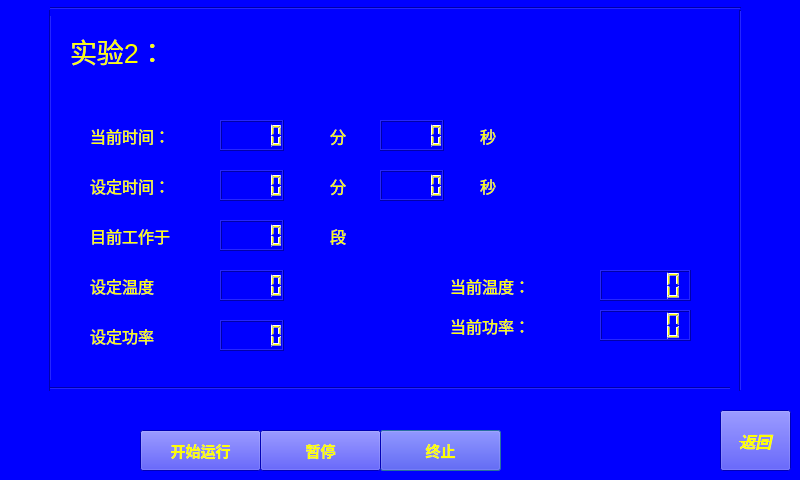
<?xml version="1.0" encoding="UTF-8"?>
<ui version="4.0">
 <class>Running_2</class>
 <widget class="QDialog" name="Running_2">
  <property name="geometry">
   <rect>
    <x>0</x>
    <y>0</y>
    <width>800</width>
    <height>480</height>
   </rect>
  </property>
  <property name="windowTitle">
   <string>Dialog</string>
  </property>
  <property name="styleSheet">
   <string notr="true">color: rgb(255, 255, 0);
background-color: rgb(0, 0, 255);</string>
  </property>
  <widget class="Line" name="line_2">
   <property name="geometry">
    <rect>
     <x>40</x>
     <y>10</y>
     <width>20</width>
     <height>381</height>
    </rect>
   </property>
   <property name="orientation">
    <enum>Qt::Vertical</enum>
   </property>
  </widget>
  <widget class="QLabel" name="label_4">
   <property name="geometry">
    <rect>
     <x>90</x>
     <y>220</y>
     <width>81</width>
     <height>31</height>
    </rect>
   </property>
   <property name="font">
    <font>
     <pointsize>12</pointsize>
     <weight>50</weight>
     <bold>false</bold>
    </font>
   </property>
   <property name="text">
    <string>目前工作于</string>
   </property>
  </widget>
  <widget class="QPushButton" name="pushButton_3">
   <property name="geometry">
    <rect>
     <x>380</x>
     <y>430</y>
     <width>121</width>
     <height>41</height>
    </rect>
   </property>
   <property name="font">
    <font>
     <pointsize>11</pointsize>
     <weight>75</weight>
     <bold>true</bold>
    </font>
   </property>
   <property name="text">
    <string>终止</string>
   </property>
  </widget>
  <widget class="QLabel" name="label_3">
   <property name="geometry">
    <rect>
     <x>90</x>
     <y>170</y>
     <width>81</width>
     <height>31</height>
    </rect>
   </property>
   <property name="font">
    <font>
     <pointsize>12</pointsize>
     <weight>50</weight>
     <bold>false</bold>
    </font>
   </property>
   <property name="text">
    <string>设定时间：</string>
   </property>
  </widget>
  <widget class="QPushButton" name="pushButton_4">
   <property name="geometry">
    <rect>
     <x>720</x>
     <y>410</y>
     <width>71</width>
     <height>61</height>
    </rect>
   </property>
   <property name="font">
    <font>
     <pointsize>12</pointsize>
     <weight>75</weight>
     <italic>true</italic>
     <bold>true</bold>
     <underline>false</underline>
     <strikeout>true</strikeout>
    </font>
   </property>
   <property name="text">
    <string>返回</string>
   </property>
  </widget>
  <widget class="QLabel" name="label_7">
   <property name="geometry">
    <rect>
     <x>330</x>
     <y>120</y>
     <width>21</width>
     <height>31</height>
    </rect>
   </property>
   <property name="font">
    <font>
     <pointsize>12</pointsize>
     <weight>50</weight>
     <bold>false</bold>
    </font>
   </property>
   <property name="text">
    <string>分</string>
   </property>
  </widget>
  <widget class="QLabel" name="label_10">
   <property name="geometry">
    <rect>
     <x>480</x>
     <y>120</y>
     <width>21</width>
     <height>31</height>
    </rect>
   </property>
   <property name="font">
    <font>
     <pointsize>12</pointsize>
     <weight>50</weight>
     <bold>false</bold>
    </font>
   </property>
   <property name="text">
    <string>秒</string>
   </property>
  </widget>
  <widget class="QLabel" name="label">
   <property name="geometry">
    <rect>
     <x>70</x>
     <y>30</y>
     <width>191</width>
     <height>41</height>
    </rect>
   </property>
   <property name="font">
    <font>
     <pointsize>20</pointsize>
    </font>
   </property>
   <property name="text">
    <string>实验2：</string>
   </property>
  </widget>
  <widget class="QLCDNumber" name="lcdNumber_3">
   <property name="geometry">
    <rect>
     <x>220</x>
     <y>220</y>
     <width>64</width>
     <height>31</height>
    </rect>
   </property>
  </widget>
  <widget class="QLabel" name="label_13">
   <property name="geometry">
    <rect>
     <x>450</x>
     <y>310</y>
     <width>81</width>
     <height>31</height>
    </rect>
   </property>
   <property name="font">
    <font>
     <pointsize>12</pointsize>
     <weight>50</weight>
     <bold>false</bold>
    </font>
   </property>
   <property name="text">
    <string>当前功率：</string>
   </property>
  </widget>
  <widget class="QLCDNumber" name="lcdNumber_5">
   <property name="geometry">
    <rect>
     <x>220</x>
     <y>320</y>
     <width>64</width>
     <height>31</height>
    </rect>
   </property>
  </widget>
  <widget class="QPushButton" name="pushButton">
   <property name="geometry">
    <rect>
     <x>140</x>
     <y>430</y>
     <width>121</width>
     <height>41</height>
    </rect>
   </property>
   <property name="font">
    <font>
     <pointsize>11</pointsize>
     <weight>75</weight>
     <bold>true</bold>
    </font>
   </property>
   <property name="text">
    <string>开始运行</string>
   </property>
  </widget>
  <widget class="QLCDNumber" name="lcdNumber_7">
   <property name="geometry">
    <rect>
     <x>380</x>
     <y>170</y>
     <width>64</width>
     <height>31</height>
    </rect>
   </property>
  </widget>
  <widget class="QLabel" name="label_11">
   <property name="geometry">
    <rect>
     <x>480</x>
     <y>170</y>
     <width>21</width>
     <height>31</height>
    </rect>
   </property>
   <property name="font">
    <font>
     <pointsize>12</pointsize>
     <weight>50</weight>
     <bold>false</bold>
    </font>
   </property>
   <property name="text">
    <string>秒</string>
   </property>
  </widget>
  <widget class="QLabel" name="label_2">
   <property name="geometry">
    <rect>
     <x>90</x>
     <y>120</y>
     <width>81</width>
     <height>31</height>
    </rect>
   </property>
   <property name="font">
    <font>
     <pointsize>12</pointsize>
     <weight>50</weight>
     <bold>false</bold>
    </font>
   </property>
   <property name="text">
    <string>当前时间：</string>
   </property>
  </widget>
  <widget class="Line" name="line">
   <property name="geometry">
    <rect>
     <x>50</x>
     <y>380</y>
     <width>691</width>
     <height>16</height>
    </rect>
   </property>
   <property name="orientation">
    <enum>Qt::Horizontal</enum>
   </property>
  </widget>
  <widget class="QLabel" name="label_9">
   <property name="geometry">
    <rect>
     <x>330</x>
     <y>220</y>
     <width>21</width>
     <height>31</height>
    </rect>
   </property>
   <property name="font">
    <font>
     <pointsize>12</pointsize>
     <weight>50</weight>
     <bold>false</bold>
    </font>
   </property>
   <property name="text">
    <string>段</string>
   </property>
  </widget>
  <widget class="QLabel" name="label_8">
   <property name="geometry">
    <rect>
     <x>330</x>
     <y>170</y>
     <width>21</width>
     <height>31</height>
    </rect>
   </property>
   <property name="font">
    <font>
     <pointsize>12</pointsize>
     <weight>50</weight>
     <bold>false</bold>
    </font>
   </property>
   <property name="text">
    <string>分</string>
   </property>
  </widget>
  <widget class="QLCDNumber" name="lcdNumber_9">
   <property name="geometry">
    <rect>
     <x>600</x>
     <y>310</y>
     <width>91</width>
     <height>31</height>
    </rect>
   </property>
  </widget>
  <widget class="QLCDNumber" name="lcdNumber_6">
   <property name="geometry">
    <rect>
     <x>380</x>
     <y>120</y>
     <width>64</width>
     <height>31</height>
    </rect>
   </property>
  </widget>
  <widget class="QLCDNumber" name="lcdNumber_2">
   <property name="geometry">
    <rect>
     <x>220</x>
     <y>170</y>
     <width>64</width>
     <height>31</height>
    </rect>
   </property>
  </widget>
  <widget class="QLabel" name="label_6">
   <property name="geometry">
    <rect>
     <x>90</x>
     <y>320</y>
     <width>81</width>
     <height>31</height>
    </rect>
   </property>
   <property name="font">
    <font>
     <pointsize>12</pointsize>
     <weight>50</weight>
     <bold>false</bold>
    </font>
   </property>
   <property name="text">
    <string>设定功率</string>
   </property>
  </widget>
  <widget class="QLabel" name="label_12">
   <property name="geometry">
    <rect>
     <x>450</x>
     <y>270</y>
     <width>81</width>
     <height>31</height>
    </rect>
   </property>
   <property name="font">
    <font>
     <pointsize>12</pointsize>
     <weight>50</weight>
     <bold>false</bold>
    </font>
   </property>
   <property name="text">
    <string>当前温度：</string>
   </property>
  </widget>
  <widget class="QPushButton" name="pushButton_2">
   <property name="geometry">
    <rect>
     <x>260</x>
     <y>430</y>
     <width>121</width>
     <height>41</height>
    </rect>
   </property>
   <property name="font">
    <font>
     <pointsize>11</pointsize>
     <weight>75</weight>
     <bold>true</bold>
    </font>
   </property>
   <property name="text">
    <string>暂停</string>
   </property>
  </widget>
  <widget class="QLCDNumber" name="lcdNumber_4">
   <property name="geometry">
    <rect>
     <x>220</x>
     <y>270</y>
     <width>64</width>
     <height>31</height>
    </rect>
   </property>
  </widget>
  <widget class="QLabel" name="label_5">
   <property name="geometry">
    <rect>
     <x>90</x>
     <y>270</y>
     <width>81</width>
     <height>31</height>
    </rect>
   </property>
   <property name="font">
    <font>
     <pointsize>12</pointsize>
     <weight>50</weight>
     <bold>false</bold>
    </font>
   </property>
   <property name="text">
    <string>设定温度</string>
   </property>
  </widget>
  <widget class="QLCDNumber" name="lcdNumber_8">
   <property name="geometry">
    <rect>
     <x>600</x>
     <y>270</y>
     <width>91</width>
     <height>31</height>
    </rect>
   </property>
  </widget>
  <widget class="Line" name="line_3">
   <property name="geometry">
    <rect>
     <x>50</x>
     <y>0</y>
     <width>691</width>
     <height>16</height>
    </rect>
   </property>
   <property name="orientation">
    <enum>Qt::Horizontal</enum>
   </property>
  </widget>
  <widget class="QLCDNumber" name="lcdNumber">
   <property name="geometry">
    <rect>
     <x>220</x>
     <y>120</y>
     <width>64</width>
     <height>31</height>
    </rect>
   </property>
  </widget>
  <widget class="Line" name="line_4">
   <property name="geometry">
    <rect>
     <x>730</x>
     <y>10</y>
     <width>20</width>
     <height>381</height>
    </rect>
   </property>
   <property name="orientation">
    <enum>Qt::Vertical</enum>
   </property>
  </widget>
 </widget>
 <resources/>
 <connections/>
</ui>
